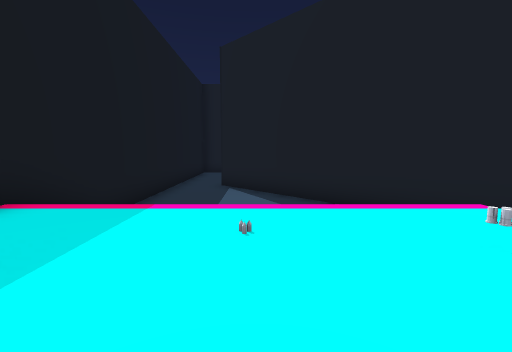
View 1 (above)

22 first-person views from a walk through a 3-D level made in the Unity game engine. The camera is 1.4 m above the floor, tilts 6° down and sees 90° across. The floor is counted in squares, 2 m on a side. Each view is taken from the middle of a square. On the plan, view 1 faces up. The plan holds only what a view shows up to about 9 squares ahead; the rest is blank. The place goes on beyond the plan. The player is left out. Some animated figures are not drawn. Some surface patterns are stand-ins.

View 2
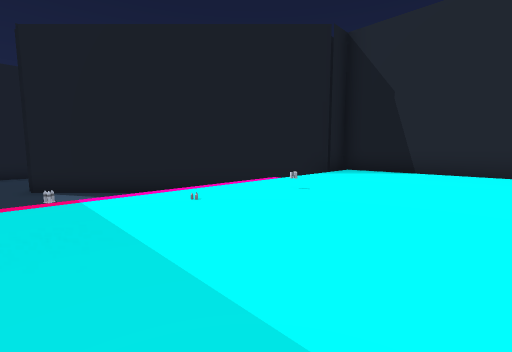

View 3
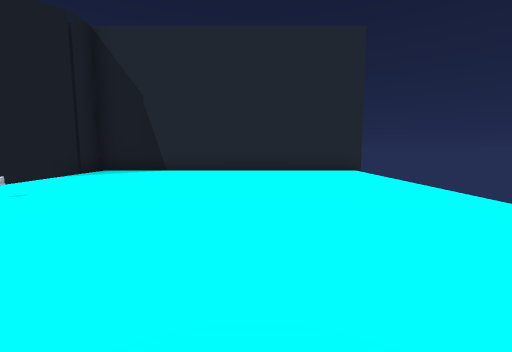

View 4
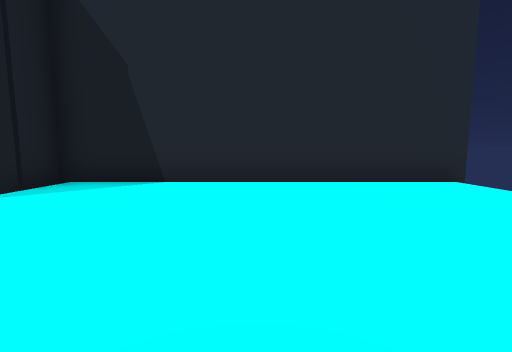

View 5
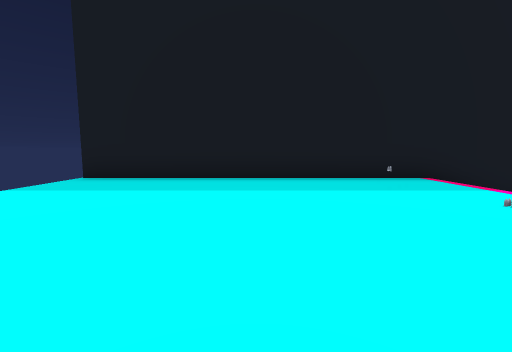

View 6
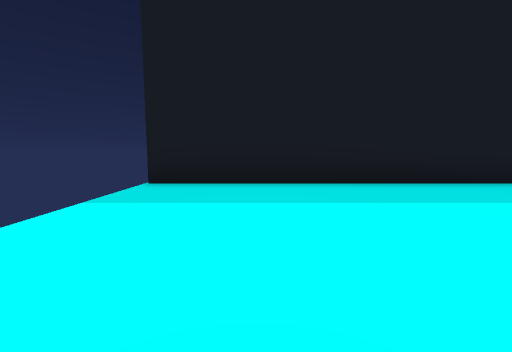

View 7
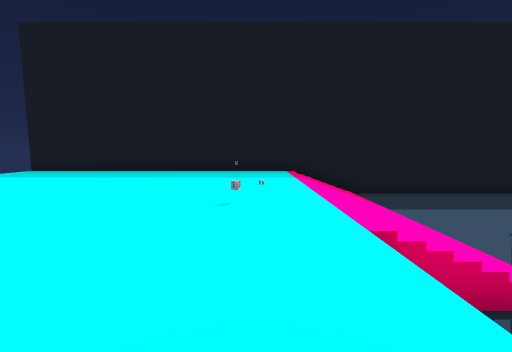

View 8
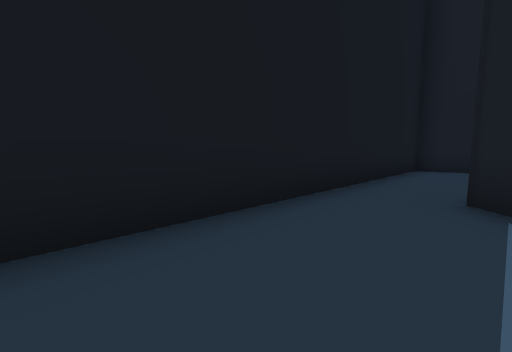

View 9
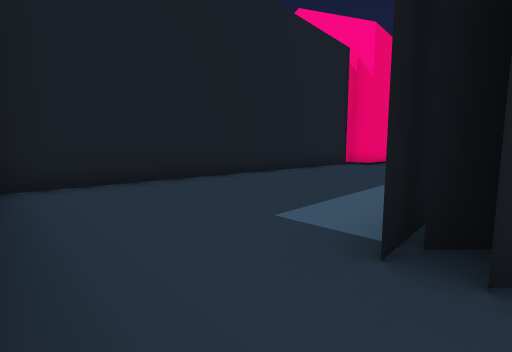

View 10
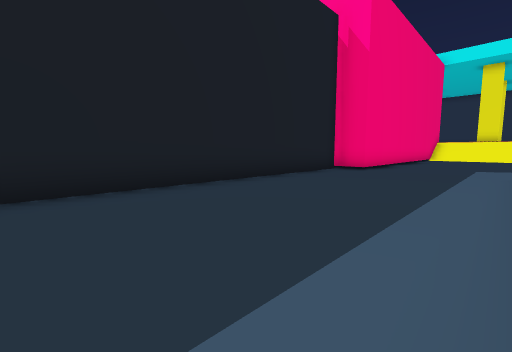

View 11
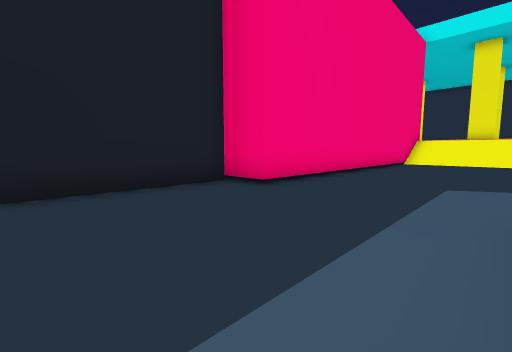

View 12
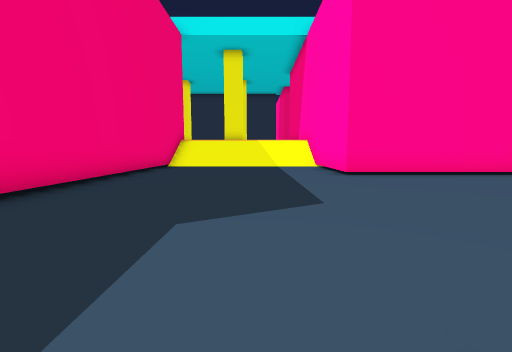

View 13
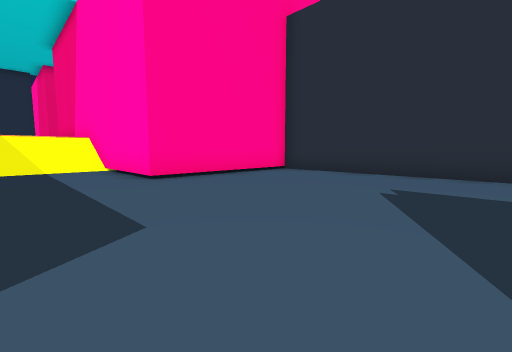

View 14
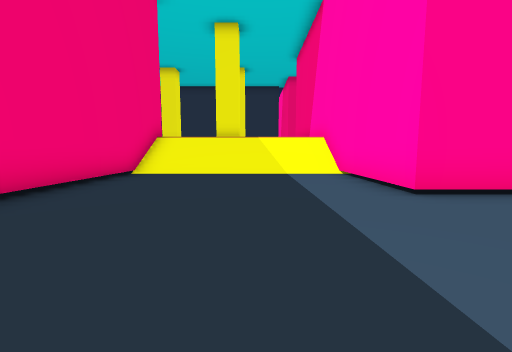

View 15
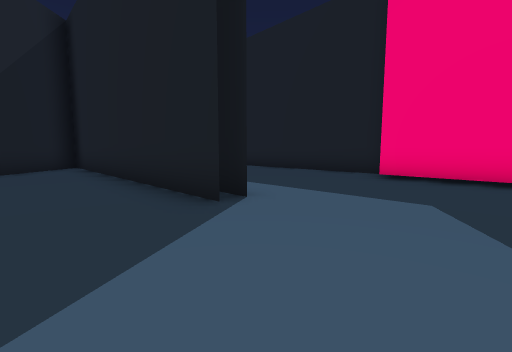

View 16
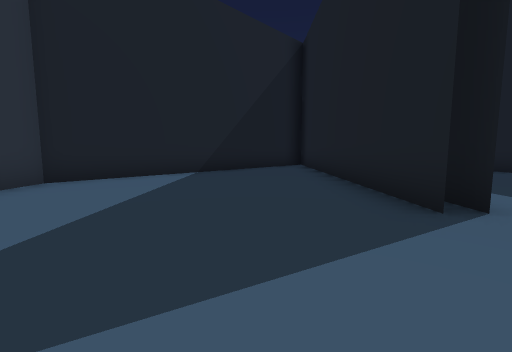

View 17
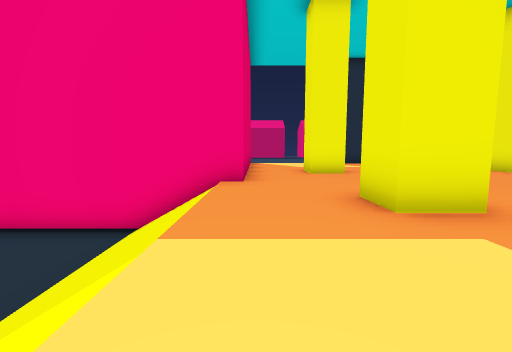

View 18
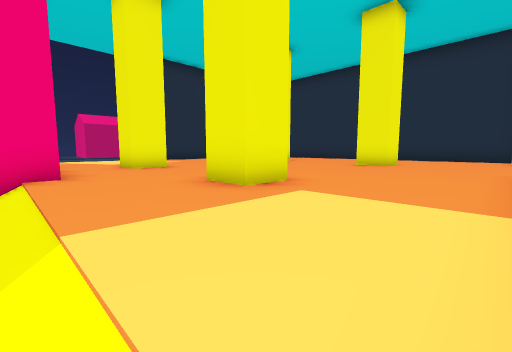

View 19
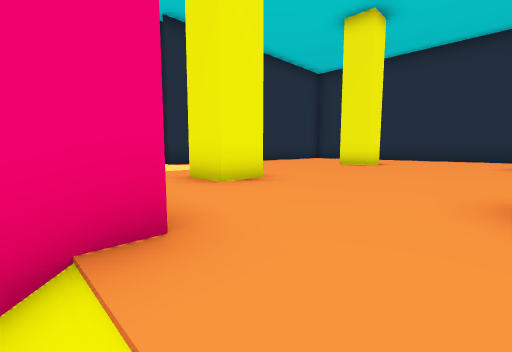

View 20
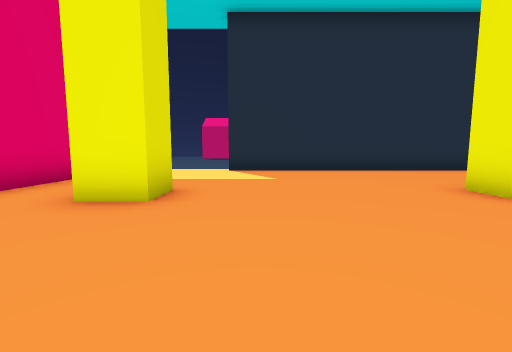

View 21
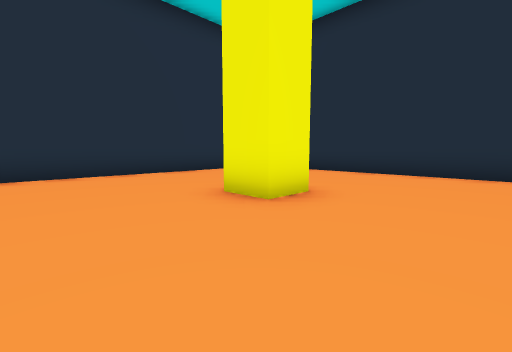

View 22
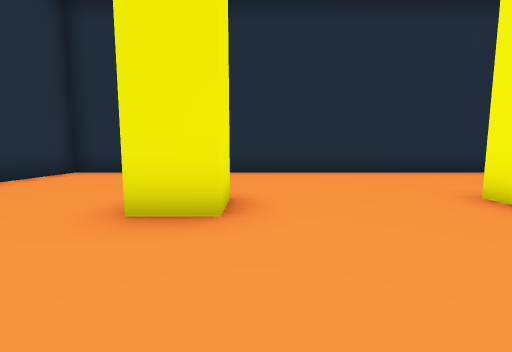

### Floor plan
Key: @ floor where view 1 was taken; # wall or solid block; x gap in a wall; . main floor; : floor 1.5 m higher than the main floor; + floor 2.25 m higher than the main floor; / step, stairs or slope; O other object.
Columns run from 4 left of view 1 to 34 right of it. Each row starts with its distance up from view 1.
 22                           ++x##########
 21                           ++++++++++++#
 20                            +++++++++++#
 19                         #+++++++++++++#
 18                         #+++++++++++++#
 17                         #++#+++++#++++#
 16 ##############          #+++++++++++++#
 15 #............############+++++++++++++#
 14 #......................//+++++++++++++#
 13 #......................//+++++++++++++#
 12 #......................//++#+++++#++++#
 11 #......................//+++++++++++++#
 10 #..##########..........//+++++++++++++#
  9 #...#..................//++++++++++++ #
  8 #...##.............######
  7 #....##............#
  6 #.....##...........#
  5 #//////##..........#
  4 #//////###.. ......#
  3 #//////#############
  2 #:::/:O::::#
  1 #:O::::::::#
  0 #:::@::::::#
 -1 #::::::::::#
 -2 #::::::::::#
 -3 #::::::::::#
 -4 #::::::::::#
 -5 x::::::::::#
 -6            #

Where each view was taken, in squares from view 1:
view 1: 0 up, 0 right, facing up
view 2: 1 down, 2 left, facing up-right
view 3: 2 down, 2 left, facing right
view 4: 1 down, 1 right, facing right
view 5: 1 down, 3 right, facing left
view 6: 3 down, 2 right, facing left
view 7: 2 up, 5 right, facing left
view 8: 6 up, 1 left, facing up-left
view 9: 10 up, 3 left, facing up-right
view 10: 11 up, 0 right, facing up-right
view 11: 11 up, 5 right, facing up-right
view 12: 11 up, 8 right, facing right
view 13: 11 up, 9 right, facing down-right
view 14: 11 up, 11 right, facing right
view 15: 8 up, 11 right, facing up-left
view 16: 8 up, 11 right, facing left
view 17: 9 up, 21 right, facing up
view 18: 9 up, 20 right, facing up-right
view 19: 13 up, 20 right, facing up-right
view 20: 13 up, 25 right, facing up
view 21: 14 up, 26 right, facing up-right
view 22: 16 up, 26 right, facing right
